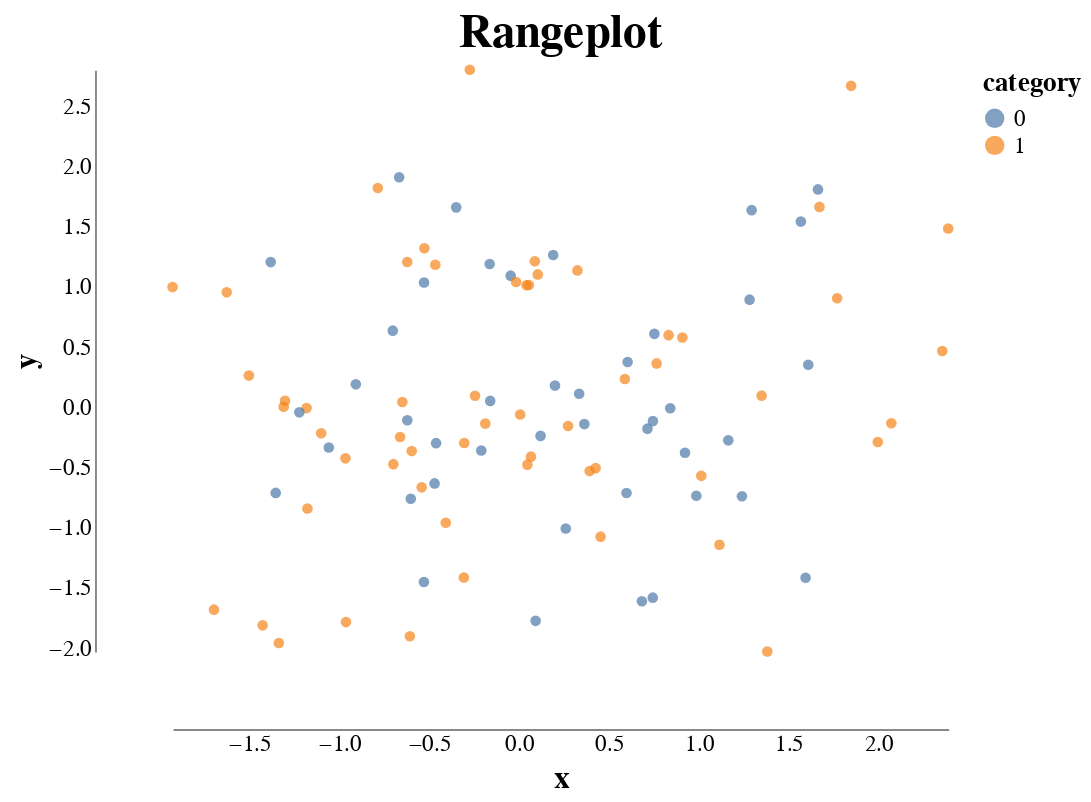

The cell this chart's notebook holds for it:
### Markdown cell above
Then, we create a scatterplot and adjust the axes as recommended by Tufte. 
We remove grids and ticks, as is common in Tufte-style plots.
As Altair's default font size is rather small, we increase it.

### Code cell
#| column: margin

import altair as alt

alt.Chart(df, title="Rangeplot").mark_point(filled=True).encode(
    alt.X('x',
      axis=alt.Axis(
          offset=40, 
          grid=False, 
          ticks=False, 
          labelFontSize=12,
          titleFontSize=16
      ),
      scale=alt.Scale(domain=[df.x.min(), df.x.max()], nice=False)
    ),
    alt.Y('y',
      axis=alt.Axis(
          offset=40, 
          grid=False, 
          ticks=False, 
          labelFontSize=12,
          titleFontSize=16
      ),
      scale=alt.Scale(domain=[df.y.min(), df.y.max()], nice=False)
    ),
    color=alt.Color('category:N')
).configure_view(
    stroke=None,
)

### Figure 1 — Vega-Lite specification as saved in the notebook (floating-point values rounded to 4 significant figures)
{"config": {"title": {"font": "Georgia", "fontSize": 24}, "background": null, "view": {"stroke": null, "height": 300, "width": 400}, "mark": {"filled": true}, "axis": {"labelFontSize": 14, "titleFontSize": 18, "offset": 40, "grid": false, "ticks": false, "labelFont": "Georgia", "titleFont": "Georgia"}, "legend": {"titleFont": "Georgia", "labelFont": "Georgia", "titleFontSize": 14, "labelFontSize": 12}, "scale": {"nice": false}}, "data": {"name": "data-bedf4164de5bfad1e732368410e299aa"}, "mark": {"type": "point", "filled": true}, "encoding": {"color": {"field": "category", "type": "nominal"}, "x": {"axis": {"grid": false, "labelFontSize": 12, "offset": 40, "ticks": false, "titleFontSize": 16}, "field": "x", "scale": {"domain": [-1.928, 2.388], "nice": false}, "type": "quantitative"}, "y": {"axis": {"grid": false, "labelFontSize": 12, "offset": 40, "ticks": false, "titleFontSize": 16}, "field": "y", "scale": {"domain": [-2.038, 2.794], "nice": false}, "type": "quantitative"}}, "title": "Rangeplot", "$schema": "https://vega.github.io/schema/vega-lite/v5.20.1.json", "datasets": {"data-bedf4164de5bfad1e732368410e299aa": [{"x": -0.4701, "y": -0.6418, "category": 0}, {"x": -0.6619, "y": -0.257, "category": 1}, {"x": -1.504, "y": 0.2534, "category": 1}, {"x": 1.672, "y": 1.655, "category": 1}, {"x": -1.183, "y": -0.01635, "category": 1}, {"x": 0.3635, "y": -0.1491, "category": 0}, {"x": 0.0544, "y": 1.006, "category": 1}, {"x": -1.302, "y": 0.04511, "category": 1}, {"x": 1.014, "y": -0.5792, "category": 1}, {"x": 1.997, "y": -0.2975, "category": 1}, {"x": 0.8416, "y": -0.01721, "category": 0}, {"x": 1.595, "y": -1.426, "category": 0}, {"x": 0.1197, "y": -0.2472, "category": 0}, {"x": 0.09238, "y": -1.784, "category": 0}, {"x": -0.274, "y": 2.794, "category": 1}, {"x": 0.2601, "y": -1.017, "category": 0}, {"x": 1.848, "y": 2.661, "category": 1}, {"x": 0.7659, "y": 0.3549, "category": 1}, {"x": 1.294, "y": 1.628, "category": 0}, {"x": -1.31, "y": -0.004855, "category": 1}, {"x": 0.7451, "y": -0.1242, "category": 0}, {"x": 0.3251, "y": 1.127, "category": 1}, {"x": 2.388, "y": 1.475, "category": 1}, {"x": -0.1604, "y": 0.04344, "category": 0}, {"x": -0.9084, "y": 0.1807, "category": 0}, {"x": 0.7442, "y": -1.591, "category": 0}, {"x": -0.04674, "y": 1.084, "category": 0}, {"x": -0.7859, "y": 1.812, "category": 1}, {"x": -0.3051, "y": -0.3068, "category": 1}, {"x": -0.6995, "y": -0.482, "category": 1}, {"x": -1.058, "y": -0.344, "category": 0}, {"x": -0.5973, "y": -0.3729, "category": 1}, {"x": 1.568, "y": 1.533, "category": 0}, {"x": -1.427, "y": -1.821, "category": 1}, {"x": 0.5981, "y": -0.7213, "category": 0}, {"x": 0.4262, "y": -0.5151, "category": 1}, {"x": 0.8323, "y": 0.5897, "category": 1}, {"x": 0.6838, "y": -1.621, "category": 0}, {"x": 0.04166, "y": 1.004, "category": 1}, {"x": -1.928, "y": 0.9894, "category": 1}, {"x": -0.1634, "y": 1.181, "category": 0}, {"x": 0.2729, "y": -0.1655, "category": 1}, {"x": -1.382, "y": 1.197, "category": 0}, {"x": 2.072, "y": -0.1426, "category": 1}, {"x": -0.1877, "y": -0.1449, "category": 1}, {"x": -0.6025, "y": -0.7696, "category": 0}, {"x": -0.6074, "y": -1.912, "category": 1}, {"x": -0.6222, "y": 1.197, "category": 1}, {"x": -0.5294, "y": -1.461, "category": 0}, {"x": -0.4079, "y": -0.9684, "category": 1}, {"x": -0.01642, "y": 1.031, "category": 1}, {"x": 0.19, "y": 1.256, "category": 0}, {"x": -0.3071, "y": -1.423, "category": 1}, {"x": -1.223, "y": -0.0517, "category": 0}, {"x": -0.2448, "y": 0.08633, "category": 1}, {"x": 1.61, "y": 0.3441, "category": 0}, {"x": -0.963, "y": -1.794, "category": 1}, {"x": -1.101, "y": -0.2256, "category": 1}, {"x": 1.382, "y": -2.038, "category": 1}, {"x": 0.393, "y": -0.539, "category": 1}, {"x": 0.04653, "y": -0.4861, "category": 1}, {"x": 0.9237, "y": -0.3868, "category": 0}, {"x": 0.6043, "y": 0.3667, "category": 0}, {"x": 0.2, "y": 0.1705, "category": 0}, {"x": 0.7148, "y": -0.187, "category": 0}, {"x": -0.4617, "y": -0.3078, "category": 0}, {"x": 0.1042, "y": 1.094, "category": 1}, {"x": -0.9661, "y": -0.4336, "category": 1}, {"x": 0.3346, "y": 0.1024, "category": 0}, {"x": -0.3496, "y": 1.651, "category": 0}, {"x": 1.664, "y": 1.8, "category": 0}, {"x": 0.454, "y": -1.085, "category": 1}, {"x": -1.178, "y": -0.8503, "category": 1}, {"x": 1.241, "y": -0.7489, "category": 0}, {"x": 0.06645, "y": -0.4197, "category": 1}, {"x": 0.7535, "y": 0.6007, "category": 0}, {"x": 1.165, "y": -0.2841, "category": 0}, {"x": -0.5419, "y": -0.6749, "category": 1}, {"x": 0.5891, "y": 0.2253, "category": 1}, {"x": -0.5269, "y": 1.312, "category": 1}, {"x": 1.77, "y": 0.8963, "category": 1}, {"x": 0.9869, "y": -0.7441, "category": 0}, {"x": -0.5286, "y": 1.027, "category": 0}, {"x": -0.7029, "y": 0.627, "category": 0}, {"x": 2.356, "y": 0.458, "category": 1}, {"x": -1.698, "y": -1.691, "category": 1}, {"x": -1.337, "y": -1.967, "category": 1}, {"x": 1.283, "y": 0.8843, "category": 0}, {"x": -0.2102, "y": -0.3682, "category": 0}, {"x": -1.627, "y": 0.9451, "category": 1}, {"x": 0.00644, "y": -0.06954, "category": 1}, {"x": 1.35, "y": 0.08682, "category": 1}, {"x": 0.9094, "y": 0.5703, "category": 1}, {"x": -0.6217, "y": -0.1175, "category": 0}, {"x": -0.4659, "y": 1.174, "category": 1}, {"x": -0.6674, "y": 1.901, "category": 0}, {"x": 1.116, "y": -1.152, "category": 1}, {"x": -0.6492, "y": 0.03411, "category": 1}, {"x": 0.08786, "y": 1.203, "category": 1}, {"x": -1.354, "y": -0.7209, "category": 0}]}}
